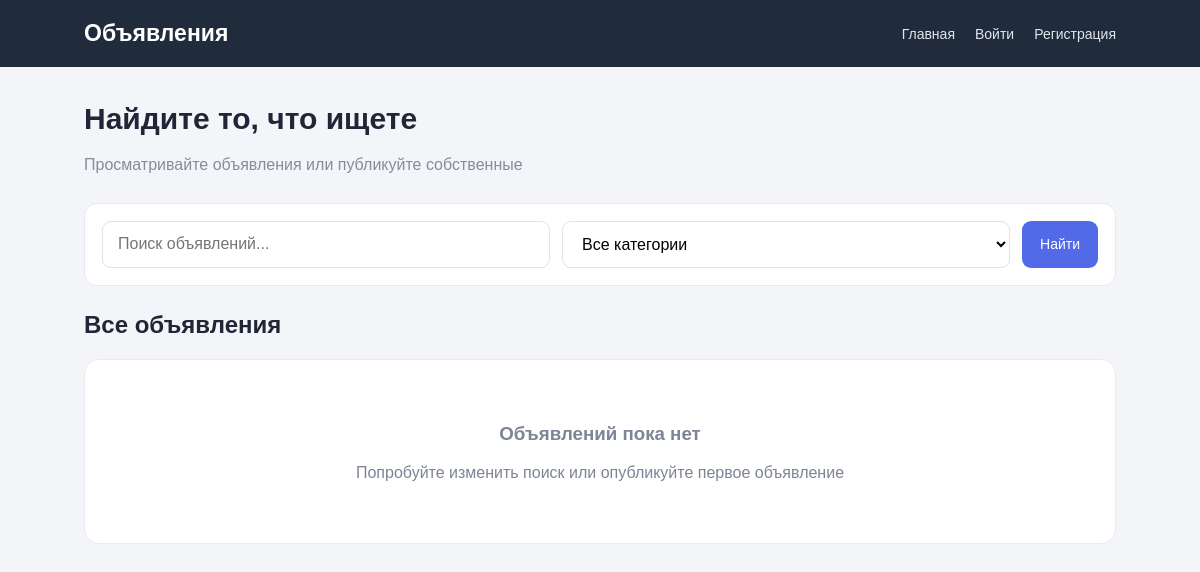
The app's page /, older data.
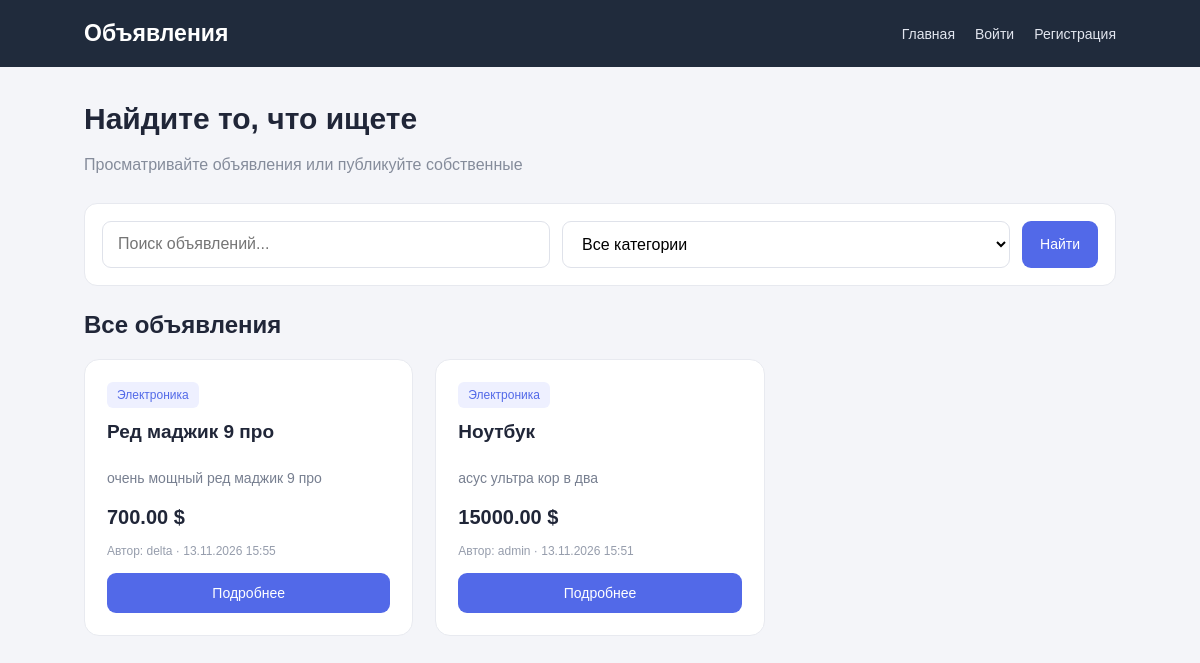
The same page, newer data.
### board/models.py (models this page shows, shortened)
class Announcement(models.Model):
    CATEGORY_CHOICES = [
        ('electronics', 'Электроника'),
        ('clothes', 'Одежда'),
        ('furniture', 'Мебель'),
        ('transport', 'Транспорт'),
        ('other', 'Другое'),
    ]
    user = models.ForeignKey(User, on_delete=models.CASCADE, related_name='announcements')
    title = models.CharField(max_length=200)
    description = models.TextField()
    category = models.CharField(max_length=30, choices=CATEGORY_CHOICES, default='other')
    price = models.DecimalField(max_digits=10, decimal_places=2, null=True, blank=True)
    created_at = models.DateTimeField(auto_now_add=True)
    updated_at = models.DateTimeField(auto_now=True)
    is_active = models.BooleanField(default=True)

### board/views.py (the view)
# urls.py: path('', views.home, name='home'),
def home(request):
    announcements = Announcement.objects.filter(is_active=True).order_by('-created_at')
    search = request.GET.get('q', '')
    category = request.GET.get('category', '')
    if search:
        announcements = announcements.filter(
            Q(title__icontains=search) |
            Q(description__icontains=search)
        )
    if category:
        announcements = announcements.filter(category=category)
    context = {
        'announcements': announcements,
        'search': search,
        'selected_category': category,
    }
    return render_page(request, 'home', context)

### board/views.py (called while the page is built)
def render_page(request, page, context=None):
    if context is None:
        context = {}
    context['page'] = page
    return render(request, 'base.html', context)

### board/templates/base.html (shortened to what this page needs)
<!DOCTYPE html>
<html lang="ru">
<head>
</head>
<body>
<header class="navbar">
    <a href="{% url 'home' %}" class="logo">
        Объявления
    </a>
    <nav class="nav-links">
        <a href="{% url 'home' %}">Главная</a>
        {% if user.is_authenticated %}
            <a href="{% url 'create_announcement' %}">Создать</a>
            <a href="{% url 'my_announcements' %}">Мои объявления</a>
            <a href="{% url 'subscriptions' %}">Подписки</a>
            <a href="{% url 'saved' %}">Избранное</a>
            <form method="post" action="{% url 'logout' %}">
                {% csrf_token %}
                <button class="logout-button" type="submit">
                    Выйти
                </button>
            </form>
        {% else %}
            <a href="{% url 'login' %}">Войти</a>
            <a href="{% url 'register' %}">Регистрация</a>
        {% endif %}
    </nav>
</header>
<main class="container">
    {% if page == 'home' %}
        <h1 class="title">Найдите то, что ищете</h1>
        <p class="subtitle">
            Просматривайте объявления или публикуйте собственные
        </p>
        <form method="get" class="search">
            <input
                class="input"
                type="text"
                name="q"
                value="{{ search_query }}"
                placeholder="Поиск объявлений..."
            >
            <select class="input" name="category">
                <option value="">Все категории</option>
            </select>
            <button class="btn" type="submit">
                Найти
            </button>
        </form>
        <div class="page-actions">
            <h2>Все объявления</h2>
        </div>
    {% elif page == 'subscriptions' %}
        <h1 class="title">Мои подписки</h1>
        <p class="subtitle">
            Объявления, за которыми вы следите
        </p>
    {% elif page == 'saved' %}
        <h1 class="title">Избранное</h1>
        <p class="subtitle">
            Сохранённые вами объявления
        </p>
    {% endif %}
    {% if page == 'home' or page == 'my' or page == 'subscriptions' or page == 'saved' %}
        {% if announcements %}
            <div class="grid">
                {% for announcement in announcements %}
                    <article class="card">
                        <span class="category">
                            {{ announcement.get_category_display }}
                        </span>
                        <h3>
                            <a href="{% url 'announcement_detail' announcement.id %}">
                                {{ announcement.title }}
                            </a>
                        </h3>
                        <p class="description">
                            {{ announcement.description|truncatechars:130 }}
                        </p>
                        <div class="price">
                            {% if announcement.price != None %}
                                {{ announcement.price|floatformat:2 }} $
                            {% else %}
                                Цена не указана
                            {% endif %}
                        </div>
                        <div class="meta">
                            Автор: {{ announcement.user.username }}
                            · {{ announcement.created_at|date:"d.m.Y H:i" }}
                        </div>
                        <a class="btn" href="{% url 'announcement_detail' announcement.id %}">
                            Подробнее
                        </a>
                    </article>
                {% endfor %}
            </div>
        {% else %}
            <div class="empty">
                <h3>Объявлений пока нет</h3>
                <p>
                    Попробуйте изменить поиск или опубликуйте первое объявление
                </p>
            </div>
        {% endif %}
    {% endif %}
</main>
</body>
</html>

### board/templates/base.html (style rules this page uses)
* { box-sizing: border-box; }
body { margin: 0; background: #f4f5f9; color: #202638; font-family: Arial, sans-serif; }
a { color: inherit; text-decoration: none; }
button, input, select, textarea { font: inherit; }
.navbar { background: #202b3c; color: white; padding: 20px 7%; display: flex; justify-content: space-between; align-items: center; flex-wrap: wrap; gap: 20px; }
.logo { font-size: 23px; font-weight: bold; }
.nav-links { display: flex; align-items: center; gap: 20px; flex-wrap: wrap; }
.nav-links a, .logout-button { color: #e2e6ef; font-size: 14px; }
.container { width: 86%; max-width: 1250px; min-height: 70vh; margin: 35px auto; }
.title { font-size: 30px; margin-bottom: 10px; }
.subtitle { color: #858c9b; margin-bottom: 25px; line-height: 1.6; }
.btn { display: inline-block; padding: 12px 18px; background: #5269e8; color: white; border: none; border-radius: 9px; cursor: pointer; text-align: center; font-size: 14px; }
.search { display: flex; gap: 12px; padding: 17px; margin-bottom: 25px; background: white; border: 1px solid #e7e9ef; border-radius: 13px; }
.input { width: 100%; padding: 13px 15px; border: 1px solid #dfe2ea; border-radius: 9px; background: white; }
.grid { display: grid; grid-template-columns: repeat(3, 1fr); gap: 22px; }
.card { background: white; border: 1px solid #e8eaf0; border-radius: 15px; padding: 22px; display: flex; flex-direction: column; }
.category { display: inline-block; width: fit-content; padding: 6px 10px; margin-bottom: 13px; border-radius: 6px; background: #eef0ff; color: #5269e8; font-size: 12px; }
.card h3 { margin: 0 0 10px; font-size: 19px; }
.description { color: #777f90; font-size: 14px; line-height: 1.6; margin-bottom: 17px; }
.price { font-size: 20px; font-weight: bold; margin-top: auto; margin-bottom: 15px; }
.meta { color: #969dac; font-size: 12px; margin-bottom: 15px; }
.page-actions { display: flex; justify-content: space-between; align-items: center; flex-wrap: wrap; gap: 15px; margin-bottom: 20px; }
.page-actions h2 { margin: 0; }

Row changes from the older to the newer data that the page shows:
added Announcement: category "Электроника", title "Ред маджик 9 про", description "очень мощный ред маджик 9 про", price "700.00", user.username "delta", created_at "13.11.2026 15:55"
added Announcement: category "Электроника", title "Ноутбук", description "асус ультра кор в два", price "15000.00", user.username "admin", created_at "13.11.2026 15:51"
Text that changed along with them:
text no longer shown: "Объявлений пока нет Попробуйте изменить поиск или опубликуйте первое объявление"
